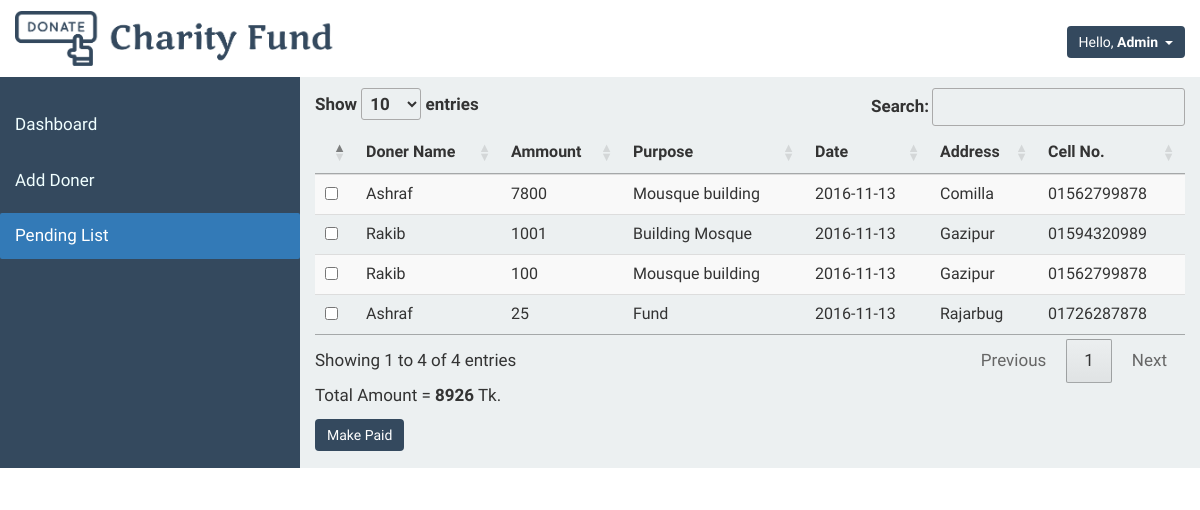
The app's page /list.php (signed in), older data.
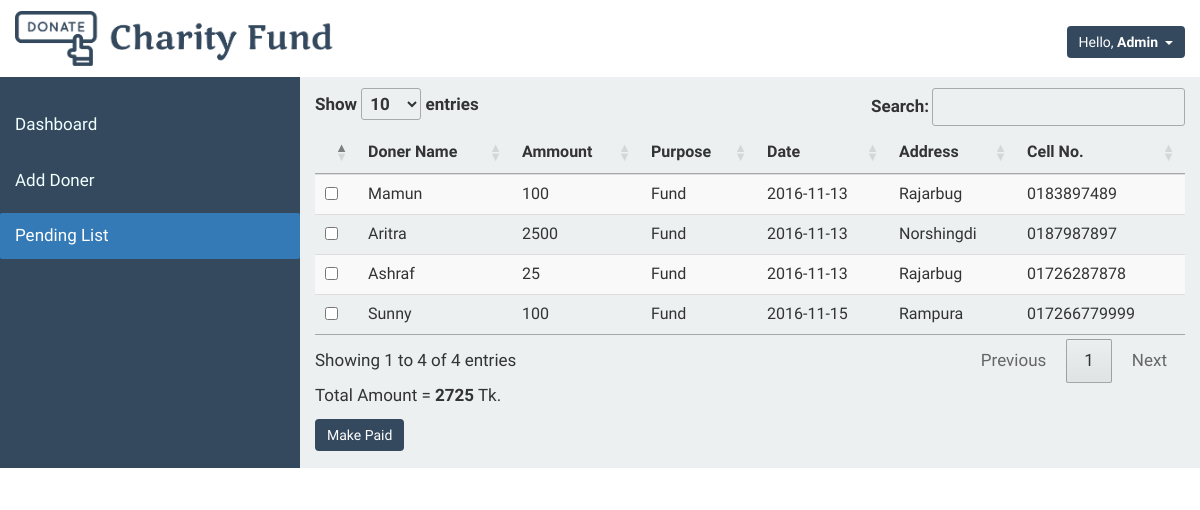
The same page, newer data.
### tables this page shows
CREATE TABLE `doner` (
  `d_id` int(6) NOT NULL,
  `d_name` varchar(20) NOT NULL,
  `d_amount` int(15) NOT NULL,
  `d_purpose` varchar(40) NOT NULL,
  `d_date` date NOT NULL,
  `d_addr` varchar(40) NOT NULL,
  `d_cell` varchar(15) NOT NULL,
  `d_pay` varchar(25) NOT NULL,
  `d_paytype` varchar(25) NOT NULL
);

### list.php (the view, shortened to what this page needs)
<?php
  require_once "header.php";
 ?>
         <div class="col-md-9 content">
             <div>
             <form class="form-inline" method="post" action="makePaid.php" >
             <table  id="example" class="table table-striped">
                 <thead>
                   <tr>
                     <th> </th>
                     <th>Doner Name</th>
                     <th>Ammount</th>
                     <th>Purpose</th>
                     <th>Date</th>
                     <th>Address</th>
                     <th>Cell No.</th>
                   </tr>
                 </thead>
               <tbody>
                       <?php
                           $query="SELECT * FROM `doner` where `d_pay`='Unpaid'";
                           $result=mysqli_query($link, $query);
                          $total = 0;
                           while($row=mysqli_fetch_array($result)){
                             $total += $row['d_amount'];
                       ?>
                               <tr>
                                      <td><input type="checkbox" name="selected[]"
                                          value="<?php echo $row['d_id']?>"/></td>
                                       <td><?php echo $row['d_name']?></td>
                                       <td><?php echo $row['d_amount']?></td>
                                       <td><?php echo $row['d_purpose']?></td>
                                       <td><?php echo $row['d_date']?></td>
                                       <td><?php echo $row['d_addr']?></td>
                                       <td><?php echo $row['d_cell']?></td>
                               </tr>
                           <?php
                           }
                           ?>
               </tbody>
               </table>
               <p>
                 Total Amount = <b><?php echo $total; ?></b> Tk.
               </p>
               <input type="submit" class="btn btn-primary btn-md"
                      value="Make Paid" name="makePaid">
             </form>
             </div>
         </div>
     </div>
   </body>
</html>

Row changes from the older to the newer data that the page shows:
no longer on this page (row edited): doner: d_name "Ashraf", d_amount "7800", d_purpose "Mousque building", d_date "2016-11-13", d_addr "Comilla", d_cell "01562799878"
no longer on this page (row edited): doner: d_name "Rakib", d_amount "1001", d_purpose "Building Mosque", d_date "2016-11-13", d_addr "Gazipur", d_cell "01594320989"
no longer on this page (row edited): doner: d_name "Rakib", d_amount "100", d_purpose "Mousque building", d_date "2016-11-13", d_addr "Gazipur", d_cell "01562799878"
now on this page (row edited): doner: d_name "Mamun", d_amount "100", d_purpose "Fund", d_date "2016-11-13", d_addr "Rajarbug", d_cell "0183897489"
now on this page (row edited): doner: d_name "Aritra", d_amount "2500", d_purpose "Fund", d_date "2016-11-13", d_addr "Norshingdi", d_cell "0187987897"
added doner: d_name "Sunny", d_amount "100", d_purpose "Fund", d_date "2016-11-15", d_addr "Rampura", d_cell "017266779999"
Text that changed along with them:
$total: "8926" → "2725"
